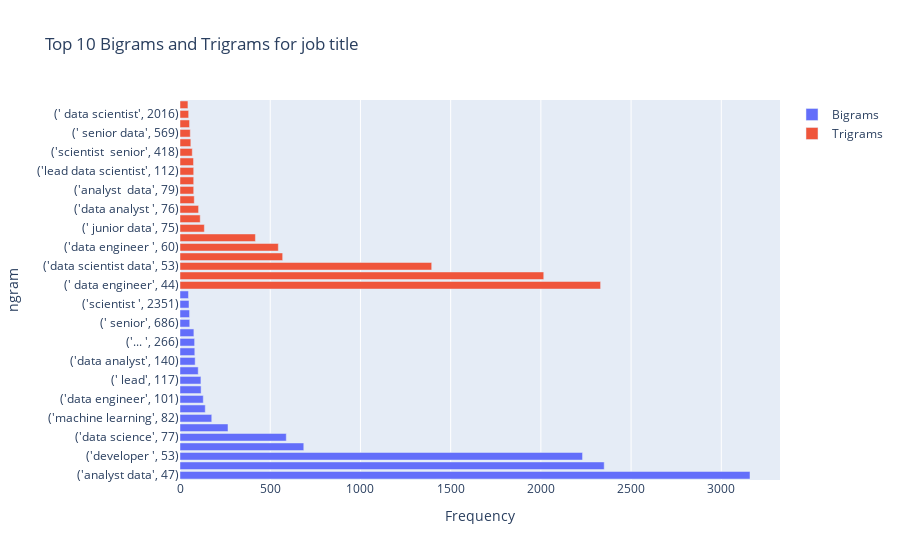

Notebook code for this chart:
### Code cell
from collections import Counter
# Create frequency distribution of bigrams and trigrams
bigram_title_freq = Counter(bigram_title)
trigram_title_freq = Counter(trigram_title)

import plotly.graph_objects as go
fig = go.Figure()

# Plot bigrams
fig.add_trace(go.Bar(
    x=list(dict(bigram_title_freq.most_common(20)).values()),
    y=list(map(str, bigram_title_freq.most_common(20)))[::-1],
    orientation='h',
    name='Bigrams'
))
# Plot trigrams
fig.add_trace(go.Bar(
    x=list(dict(trigram_title_freq.most_common(20)).values()),
    y=list(map(str, trigram_title_freq.most_common(20)))[::-1],
    orientation='h',
    name='Trigrams'
))

# Update layout and show plot
fig.update_layout(
    title='Top 10 Bigrams and Trigrams for job title',
    xaxis_title='Frequency',
    yaxis_title='ngram'
)

fig.show()

### Figure 1 — Plotly figure (JSON) as saved in the notebook; plotly's stock layout.template omitted (floating-point values rounded to 4 significant figures)
{"data": [{"name": "Bigrams", "orientation": "h", "type": "bar", "x": [3159, 2351, 2231, 686, 589, 266, 176, 140, 129, 117, 116, 101, 84, 82, 81, 77, 54, 53, 50, 47], "y": ["('analyst data', 47)", "(' ', 50)", "('developer ', 53)", "('scientist data', 54)", "('data science', 77)", "(' junior', 81)", "('machine learning', 82)", "('junior data', 84)", "('data engineer', 101)", "('lead data', 116)", "(' lead', 117)", "('engineer ', 129)", "('data analyst', 140)", "('analyst ', 176)", "('... ', 266)", "('senior data', 589)", "(' senior', 686)", "(' data', 2231)", "('scientist ', 2351)", "('data scientist', 3159)"]}, {"name": "Trigrams", "orientation": "h", "type": "bar", "x": [2331, 2016, 1395, 569, 545, 418, 135, 112, 103, 79, 76, 76, 76, 75, 68, 60, 57, 53, 48, 44], "y": ["(' data engineer', 44)", "('scientist  junior', 48)", "('data scientist data', 53)", "(' data analyst', 57)", "('data engineer ', 60)", "('scientist  lead', 68)", "(' junior data', 75)", "('junior data scientist', 76)", "('data analyst ', 76)", "('engineer  data', 76)", "('analyst  data', 79)", "(' lead data', 103)", "('lead data scientist', 112)", "('...  data', 135)", "('scientist  senior', 418)", "('senior data scientist', 545)", "(' senior data', 569)", "('scientist  data', 1395)", "(' data scientist', 2016)", "('data scientist ', 2331)"]}], "layout": {"title": {"text": "Top 10 Bigrams and Trigrams for job title"}, "xaxis": {"title": {"text": "Frequency"}}, "yaxis": {"title": {"text": "ngram"}}}}
